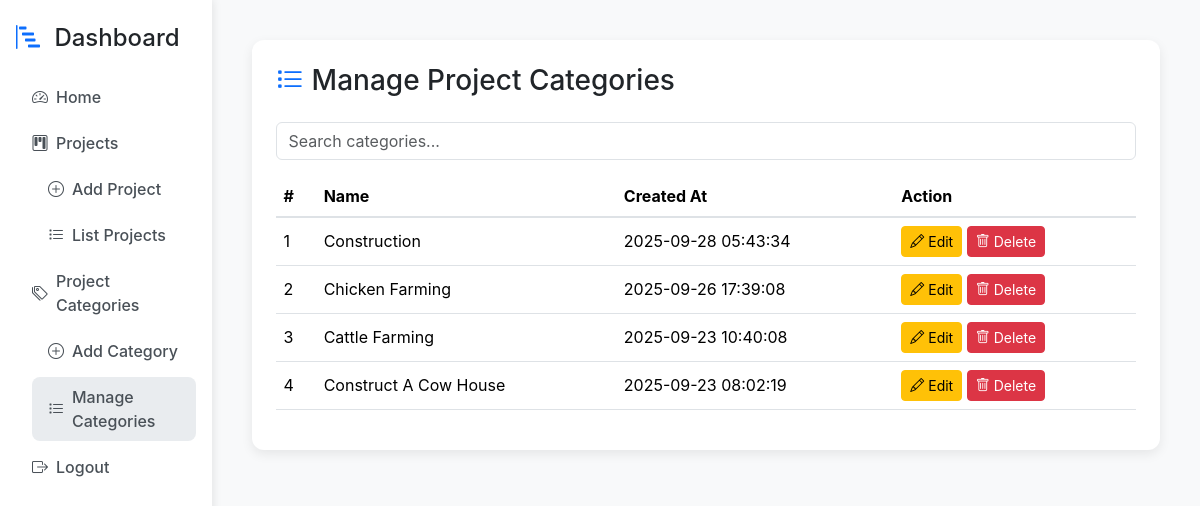
The app's page /goal_project_app/projects/manage_categories.php (signed in) with its own data.
### tables this page shows
CREATE TABLE `project_categories` (
  `id` int(11) NOT NULL,
  `name` varchar(100) NOT NULL,
  `description` text DEFAULT NULL,
  `created_at` timestamp NOT NULL DEFAULT current_timestamp()
);

### goal_project_app/projects/manage_categories.php (the view, shortened to what this page needs)
<?php
require_once "../config/db.php";
$categories = $pdo->query("SELECT * FROM project_categories ORDER BY created_at DESC")->fetchAll(PDO::FETCH_ASSOC);
?>
<!DOCTYPE html>
<html lang="en">
<head>
<link href="https://cdn.jsdelivr.net/npm/bootstrap@5.3.2/dist/css/bootstrap.min.css" rel="stylesheet">
<link href="https://cdn.jsdelivr.net/npm/bootstrap-icons/font/bootstrap-icons.css" rel="stylesheet">
</head>
<body>
<div class="d-flex">
  <div class="sidebar">
    <h4 class="mb-4"><i class="bi bi-bar-chart-steps me-2 text-primary"></i> Dashboard</h4>
    <ul class="nav flex-column">
      <li><a href="../index.php" class="nav-link"><i class="bi bi-speedometer2"></i> Home</a></li>
      <li>
        <a class="nav-link" data-bs-toggle="collapse" href="#projectMenu">
          <i class="bi bi-kanban"></i> Projects
        </a>
        <div class="collapse show ps-3" id="projectMenu">
          <a href="add_project.php" class="nav-link"><i class="bi bi-plus-circle"></i> Add Project</a>
          <a href="list_projects.php" class="nav-link"><i class="bi bi-list-task"></i> List Projects</a>
        </div>
      </li>
      <li>
        <a class="nav-link" data-bs-toggle="collapse" href="#categoryMenu">
          <i class="bi bi-tags"></i> Project Categories
        </a>
        <div class="collapse show ps-3" id="categoryMenu">
          <a href="add_category.php" class="nav-link"><i class="bi bi-plus-circle"></i> Add Category</a>
          <a href="manage_categories.php" class="nav-link active"><i class="bi bi-list-task"></i> Manage Categories</a>
        </div>
      </li>
      <li><a href="../logout.php" class="nav-link"><i class="bi bi-box-arrow-right"></i> Logout</a></li>
    </ul>
  </div>
  <div class="content flex-grow-1">
    <div class="card-modern p-4">
      <h3 class="mb-4"><i class="bi bi-list-task me-2 text-primary"></i>Manage Project Categories</h3>
      <div class="mb-3">
        <input id="searchCategories" class="form-control" placeholder="Search categories...">
      </div>
      <div class="table-responsive">
        <table class="table table-hover align-middle">
          <thead>
            <tr>
              <th>#</th>
              <th>Name</th>
              <th>Created At</th>
              <th>Action</th>
            </tr>
          </thead>
          <tbody id="categoryTable">
            <?php foreach($categories as $i => $c): ?>
            <tr>
              <td><?= $i+1 ?></td>
              <td><?= htmlspecialchars($c['name']) ?></td>
              <td><?= htmlspecialchars($c['created_at']) ?></td>
              <td>
                <a href="edit_category.php?id=<?= $c['id'] ?>" class="btn btn-sm btn-warning"><i class="bi bi-pencil"></i> Edit</a>
                <a href="delete_category.php?id=<?= $c['id'] ?>" class="btn btn-sm btn-danger" onclick="return confirm('Delete this category?');"><i class="bi bi-trash"></i> Delete</a>
              </td>
            </tr>
            <?php endforeach; ?>
          </tbody>
        </table>
      </div>
    </div>
  </div>
</div>
</body>
</html>

### goal_project_app/projects/manage_categories.php (style rules this page uses)
body { background-color: #f8f9fa; font-family: 'Inter', sans-serif; }
.sidebar { min-height: 100vh; background: #fff; box-shadow: 2px 0 8px rgba(0,0,0,0.08); padding: 1.5rem 1rem; }
.sidebar .nav-link { color: #495057; font-weight: 500; margin-bottom: 6px; display:flex; align-items:center; gap:8px; }
.sidebar .nav-link.active { background:#e9ecef; border-radius:8px; }
.content { padding: 40px; width: 100%; }
.card-modern { border-radius:12px; box-shadow:0 4px 12px rgba(0,0,0,0.08); background:#fff; }
.table thead th { border-bottom:2px solid #dee2e6; }

### records on screen
project_categories: name "Construction", created_at "2025-09-28 05:43:34"
project_categories: name "Chicken Farming", created_at "2025-09-26 17:39:08"
project_categories: name "Cattle Farming", created_at "2025-09-23 10:40:08"
project_categories: name "Construct A Cow House", created_at "2025-09-23 08:02:19"
